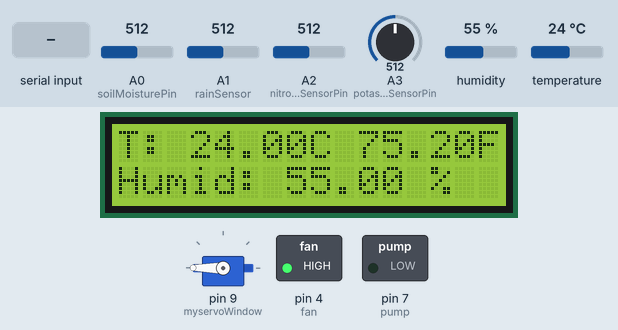
Simulated run of this sketch. Board: Arduino Uno, built with avr-gcc and run on an emulated ATmega328P. On the bench: servo, 16×2 character LCD, switched loads named in the sketch (green lamp = pin HIGH). Inputs (shaded band) come from the test bench; at power-on: A1 (rainSensor) = 512, temperature 24 °C, A0 (soilMoisturePin) = 512, A2 (nitrogenSensorPin) = 512, A3 (potassiumSensorPin) = 512, humidity 55 %. What the sketch prints to the serial monitor is not drawn.

Above: at 1.2 s.
1.3 s: A1 (rainSensor) set to 492
At 2.02 s:
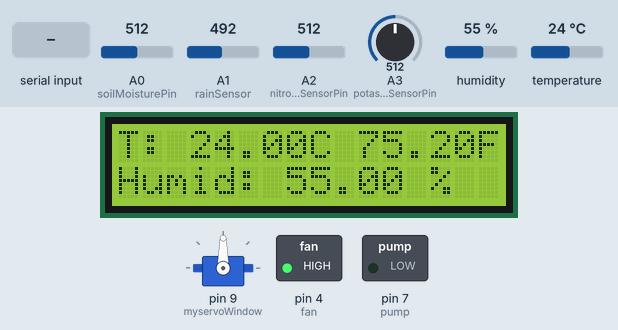
4.1 s: "2" received over the second serial link
At 4.9 s:
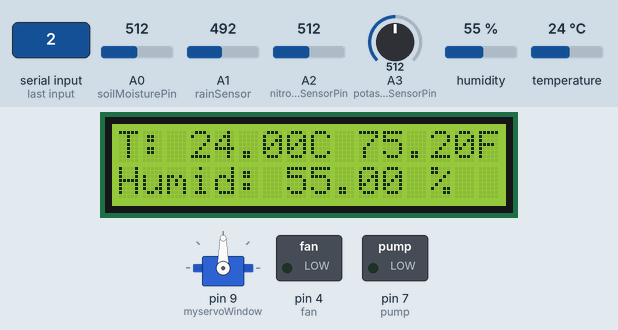
5.6 s: "C" received over the second serial link
7.1 s: "W" received over the second serial link
At 7.9 s:
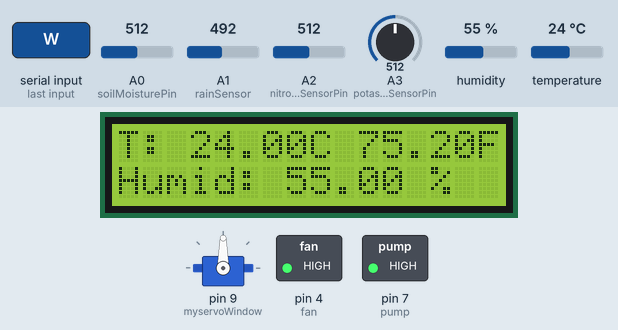
10.0 s: temperature set to 15.3 °C
At 10.51 s:
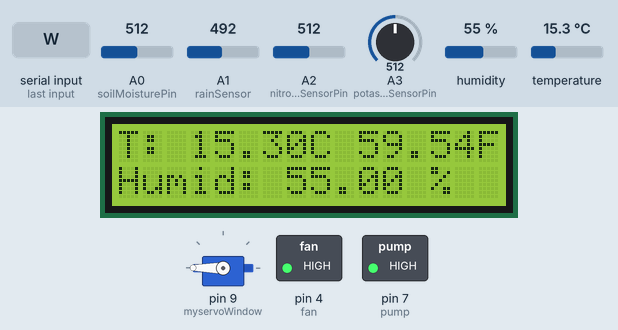
11.8 s: temperature set to 14.2 °C
At 13.6 s:
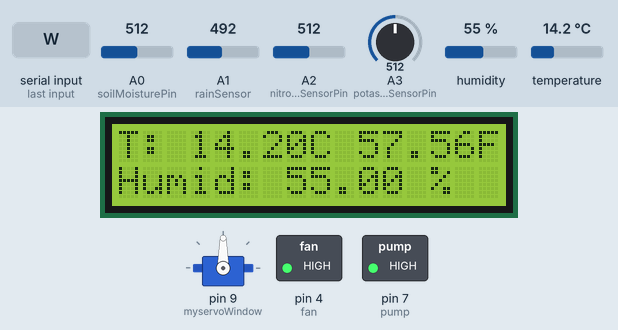
Timing chart, 0 to 14.7 s (numbered marks = the images above; inputs shaded):
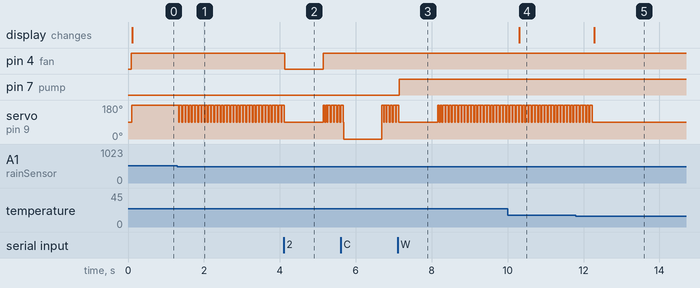

The sketch:

main.ino
```cpp
//library here
#include <DHT.h>
#include <Servo.h>
#include <LiquidCrystal_I2C.h>
#include <SoftwareSerial.h>
Servo myservoWindow;
//declare pins of the following sensors
const int fan = 4; //fan pin to pin 4
const int humiditySensor = 2; //Dht22 to pin 2
const int rainSensor = A1; //rainsensor to A1
//const int servoMotor = 12;//Servo motor to pin 12
const int pump = 7; //pump to pin 7
const int photoresistor = A0; //photoresistor to A0
//NPK Sensor
const int soilMoisturePin = A0; // Analog pin for the soil moisture sensor
const int pHSensorPin = A1;    // Analog pin for the pH sensor
const int nitrogenSensorPin = A2; // Analog pin for the nitrogen sensor
const int potassiumSensorPin = A3;


#define DHTTYPE DHT22   // DHT 11 or DHT 22
DHT dht(humiditySensor, DHTTYPE);
const char* deviceName = "MyArduino";
//initial value of the following data
int temperatureVal;
int humidityVal;
int photoVal;
int rainVal;


LiquidCrystal_I2C lcd(0x27, 16, 2);
SoftwareSerial BLEserial(10, 11); // RX, TX pins for Bluetooth communication
//bluetooth ---->> rx=11   tx=10
void setup() {
  Serial.begin(9600);
  BLEserial.begin(9600);
  while (!Serial);
  // put your setup code here, to run once:
  pinMode(fan, OUTPUT);
  pinMode(humiditySensor, INPUT);
  pinMode(rainSensor, INPUT);
  //pinMode(servoMotor, 12);
  pinMode(pump, OUTPUT);
  pinMode(photoVal, INPUT);
  myservoWindow.attach(9);

  dht.begin();
  lcd.init();                          // initialize the LCD
  lcd.backlight();


  //digitalWrite(pump, HIGH);
  //delay(10000);
 //digitalWrite(pump, LOW);
}

void loop() {

//declaration of Variables here..


 int soilMoistureValue = analogRead(soilMoisturePin);
  int soilMoisturePercentage = map(soilMoistureValue, 0, 1023, 0, 100);

  // Read pH level
  int pHValue = analogRead(pHSensorPin);
  float pH = map(pHValue, 0, 1023, 0, 14); // Assuming pH values are in the range of 0-14

  // Read nitrogen level
  int nitrogenValue = analogRead(nitrogenSensorPin);
  // Map the nitrogen reading to a suitable range (adjust mapping as needed)
  float nitrogenLevel = map(nitrogenValue, 0, 1023, 0, 100);

  // Read potassium level
  int potassiumValue = analogRead(potassiumSensorPin);
  // Map the potassium reading to a suitable range (adjust mapping as needed)
  float potassiumLevel = map(potassiumValue, 0, 1023, 0, 100);


  if (BLEserial.available()) {
    char receivedChar = BLEserial.read();

    if (receivedChar == '1') {
      Serial.println("Fan ON");
      digitalWrite(fan, HIGH);  // Turn on the fan
    } else if (receivedChar == '2') {
      Serial.println("Fan OFF");
      digitalWrite(fan, LOW);   // Turn off the fan
    } else if (receivedChar == 'C') {
      Serial.println("Servo 0 degrees");
       myservoWindow.write(0);         // Set servo to 0 degrees
    } else if (receivedChar == 'E') {
      Serial.println("Servo 90 degrees");
       myservoWindow.write(90);        // Set servo to 90 degrees
    } else if (receivedChar == 'O') {
      Serial.println("Servo 180 degrees");
       myservoWindow.write(180);       // Set servo to 180 degrees
    } else if (receivedChar == 'W') {
      Serial.println("Watering");
      digitalWrite(pump,HIGH);
    }else if (receivedChar == 'S') {
      Serial.println("Stop Watering");
      digitalWrite(pump,LOW);
    }
    delay(1000);
  }


//if dire nauran {readDHT} else{rainsensor}
areadDHT();
areadRainsensor();//add automatic

}

void readRainsensor(){
  rainVal = analogRead(rainSensor);  // Read the sensor value
  Serial.print("Sensor value: ");
  Serial.println(rainVal);

  if (rainVal < 500) {  // If the sensor value is less than 500, it's raining
    Serial.println("It's raining!");
     //myservoWindow.write(90);
  }else{
    Serial.println("Not Raining");
     //myservoWindow.write(180);
  }
  delay(10);
           // Delay for 500ms before taking another reading
}

void readDHT(){
    delay(10);  // Wait 2 seconds between measurements

  float humidity = dht.readHumidity();
  float temperature = dht.readTemperature();
  float foreignheight = temperature*9/5 +32;

  if(temperature >= 15){ //if temperature is equal or greater than 15
    //digitalWrite(fan, HIGH);
   //s180
  }else{
    //digitalWrite(fan, LOW);
    //s90
  }

  if (isnan(humidity) || isnan(temperature)) {
    Serial.println("Failed to read from DHT sensor!");
    return;
  }
//Serial
  Serial.print("Humidity: ");
  Serial.print(humidity);
  Serial.print(" %\t");
  Serial.print("Temperature: ");
  Serial.print(temperature);
  Serial.println(" °C");
  Serial.print(foreignheight);

  //LCD
  lcd.setCursor(0, 0);                       // set the cursor to the first column, first row
  lcd.print("T: ");                       // print the temperature label
  lcd.print(temperature);                    // print the temperature value
  lcd.print("C ");
  lcd.print(foreignheight);
  lcd.print("F");


  lcd.setCursor(0, 1);                       // set the cursor to the first column, first row
  lcd.print("Humid: ");                       // print the temperature label
  lcd.print(humidity);                    // print the temperature value
  lcd.print(" %");
  delay(10);

}


///automatic


void areadRainsensor(){
  rainVal = analogRead(rainSensor);  // Read the sensor value
  Serial.print("Sensor value: ");
  Serial.println(rainVal);

  if (rainVal < 500) {  // If the sensor value is less than 500, it's raining
    Serial.println("It's raining!");
     myservoWindow.write(90);
  }else{
    Serial.println("Not Raining");
     myservoWindow.write(180);
  }
  delay(10);
           // Delay for 500ms before taking another reading
}


void areadDHT(){
    delay(10);  // Wait 2 seconds between measurements

  float humidity = dht.readHumidity();
  float temperature = dht.readTemperature();
  float foreignheight = temperature*9/5 +32;

  if(temperature >= 15){ //if temperature is equal or greater than 15 deg condition
    digitalWrite(fan, HIGH);
    myservoWindow.write(180);
   //s180
  }else{
    //digitalWrite(fan, LOW);
    //s90
  }

  if (isnan(humidity) || isnan(temperature)) {
    Serial.println("Failed to read from DHT sensor!");
    return;
  }
//Serial
  Serial.print("Humidity: ");
  Serial.print(humidity);
  Serial.print(" %\t");
  Serial.print("Temperature: ");
  Serial.print(temperature);
  Serial.println(" °C");
  Serial.print(foreignheight);

  //LCD
  lcd.setCursor(0, 0);                       // set the cursor to the first column, first row
  lcd.print("T: ");                       // print the temperature label
  lcd.print(temperature);                    // print the temperature value
  lcd.print("C ");
  lcd.print(foreignheight);
  lcd.print("F");


  lcd.setCursor(0, 1);                       // set the cursor to the first column, first row
  lcd.print("Humid: ");                       // print the temperature label
  lcd.print(humidity);                    // print the temperature value
  lcd.print(" %");
  delay(10);

}
```

Measured:
- the behaviour switches between 500 and 499 on A1 (rainSensor) (found by bisection; images 0 and 1)
- the behaviour switches between 15 and 14.9 °C on temperature (found by bisection; images 4 and 5)
- after the input at 1.3 s, servo on pin 9 (myservoWindow): alternates 180° for 0.06 s and 90° for 0.02 s, starting at once
- after the input at 4.1 s, pin 4 (fan): HIGH → LOW at once, → HIGH 1.0 s later
- after the input at 7.1 s, pin 7 (pump): LOW → HIGH after 0.05 s
- after the input at 10.0 s, the display: changes after 0.31 s (image 4)
- after the input at 11.8 s, servo on pin 9 (myservoWindow): goes on until 12.2 s, then stays 90°; the display: changes after 0.48 s (image 5)
